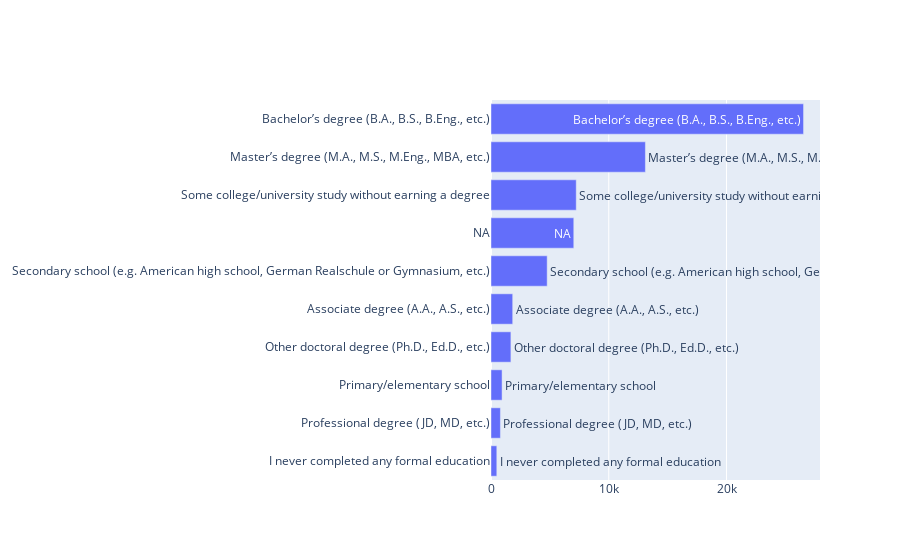

Notebook code for this chart:
### Code cell
plot_distribution('EdLevel', 2020).show()

### Figure 1 — Plotly figure (JSON) as saved in the notebook; plotly's stock layout.template omitted (floating-point values rounded to 4 significant figures)
{"data": [{"orientation": "h", "text": ["I never completed any formal education", "Professional degree (JD, MD, etc.)", "Primary/elementary school", "Other doctoral degree (Ph.D., Ed.D., etc.)", "Associate degree (A.A., A.S., etc.)", "Secondary school (e.g. American high school, German Realschule or Gymnasium, etc.)", "NA", "Some college/university study without earning a degree", "Master’s degree (M.A., M.S., M.Eng., MBA, etc.)", "Bachelor’s degree (B.A., B.S., B.Eng., etc.)"], "type": "bar", "x": [493, 800, 941, 1690, 1843, 4771, 7030, 7239, 13112, 26542], "y": ["I never completed any formal education", "Professional degree (JD, MD, etc.)", "Primary/elementary school", "Other doctoral degree (Ph.D., Ed.D., etc.)", "Associate degree (A.A., A.S., etc.)", "Secondary school (e.g. American high school, German Realschule or Gymnasium, etc.)", "NA", "Some college/university study without earning a degree", "Master’s degree (M.A., M.S., M.Eng., MBA, etc.)", "Bachelor’s degree (B.A., B.S., B.Eng., etc.)"]}], "layout": {}}
